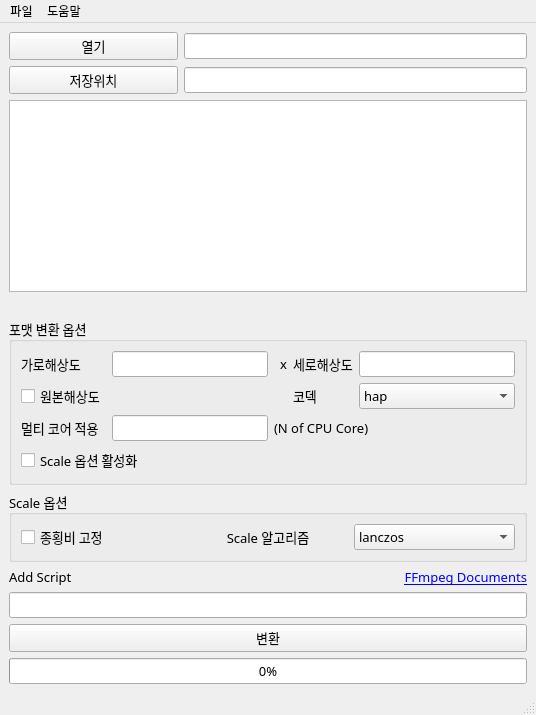
<?xml version="1.0" encoding="UTF-8"?>
<ui version="4.0">
 <class>MainWindow</class>
 <widget class="QMainWindow" name="MainWindow">
  <property name="geometry">
   <rect>
    <x>0</x>
    <y>0</y>
    <width>536</width>
    <height>606</height>
   </rect>
  </property>
  <property name="font">
   <font>
    <family>08서울남산체 M</family>
   </font>
  </property>
  <property name="windowTitle">
   <string>HAP 코덱변환기</string>
  </property>
  <property name="styleSheet">
   <string notr="true"/>
  </property>
  <widget class="QWidget" name="centralwidget">
   <layout class="QGridLayout" name="gridLayout_2">
    <item row="1" column="0">
     <widget class="QPushButton" name="pushButton">
      <property name="font">
       <font>
        <family>Yu Gothic</family>
        <pointsize>10</pointsize>
       </font>
      </property>
      <property name="text">
       <string>저장위치</string>
      </property>
     </widget>
    </item>
    <item row="3" column="0" colspan="3">
     <spacer name="horizontalSpacer">
      <property name="font">
       <font>
        <family>08서울남산체 M</family>
        <pointsize>10</pointsize>
       </font>
      </property>
      <property name="orientation">
       <enum>Qt::Horizontal</enum>
      </property>
      <property name="sizeHint" stdset="0">
       <size>
        <width>40</width>
        <height>20</height>
       </size>
      </property>
     </spacer>
    </item>
    <item row="4" column="0" colspan="3">
     <widget class="QGroupBox" name="groupBox_format">
      <property name="font">
       <font>
        <family>Yu Gothic</family>
        <pointsize>10</pointsize>
        <weight>50</weight>
        <bold>false</bold>
       </font>
      </property>
      <property name="title">
       <string>포맷 변환 옵션</string>
      </property>
      <layout class="QGridLayout" name="gridLayout">
       <item row="3" column="1">
        <widget class="QLineEdit" name="lineEdit">
         <property name="font">
          <font>
           <family>Yu Gothic</family>
           <pointsize>10</pointsize>
           <weight>50</weight>
           <bold>false</bold>
          </font>
         </property>
         <property name="toolTip">
          <string>&lt;html&gt;&lt;head/&gt;&lt;body&gt;&lt;p&gt;CPU 코어 갯수 보다 작게 입력하세요 (기본 : 4~6)&lt;/p&gt;&lt;p&gt;특정 재생하드웨어의 FFmpeg Player에 대한 최적화 옵션&lt;/p&gt;&lt;/body&gt;&lt;/html&gt;</string>
         </property>
         <property name="statusTip">
          <string/>
         </property>
        </widget>
       </item>
       <item row="0" column="4">
        <widget class="QLabel" name="lb_height">
         <property name="font">
          <font>
           <family>08서울남산체 B</family>
           <pointsize>10</pointsize>
           <weight>50</weight>
           <bold>false</bold>
          </font>
         </property>
         <property name="text">
          <string>세로해상도</string>
         </property>
        </widget>
       </item>
       <item row="3" column="0">
        <widget class="QLabel" name="label_4">
         <property name="font">
          <font>
           <family>Yu Gothic</family>
           <pointsize>10</pointsize>
           <weight>50</weight>
           <bold>false</bold>
          </font>
         </property>
         <property name="frameShape">
          <enum>QFrame::NoFrame</enum>
         </property>
         <property name="text">
          <string>멀티 코어 적용</string>
         </property>
        </widget>
       </item>
       <item row="2" column="5">
        <widget class="QComboBox" name="cbb_option">
         <property name="font">
          <font>
           <family>08서울남산체 B</family>
           <pointsize>10</pointsize>
           <weight>50</weight>
           <bold>false</bold>
          </font>
         </property>
         <property name="modelColumn">
          <number>0</number>
         </property>
         <item>
          <property name="text">
           <string>hap</string>
          </property>
         </item>
         <item>
          <property name="text">
           <string>hap_alpha</string>
          </property>
         </item>
         <item>
          <property name="text">
           <string>hap_q</string>
          </property>
         </item>
        </widget>
       </item>
       <item row="6" column="0" colspan="2">
        <widget class="QCheckBox" name="cb_scaleEnable">
         <property name="font">
          <font>
           <family>Yu Gothic</family>
           <pointsize>10</pointsize>
           <weight>50</weight>
           <bold>false</bold>
          </font>
         </property>
         <property name="toolTip">
          <string>스케일 변환할 해상도를 기입하고, 아래 Scale 옵션을 추가/선택하세요</string>
         </property>
         <property name="statusTip">
          <string/>
         </property>
         <property name="text">
          <string>Scale 옵션 활성화 </string>
         </property>
        </widget>
       </item>
       <item row="3" column="2" colspan="4">
        <widget class="QLabel" name="lb_cpunumber">
         <property name="font">
          <font>
           <family>Yu Gothic</family>
           <pointsize>10</pointsize>
           <weight>50</weight>
           <bold>false</bold>
          </font>
         </property>
         <property name="text">
          <string>(N of CPU Core)</string>
         </property>
         <property name="alignment">
          <set>Qt::AlignLeading|Qt::AlignLeft|Qt::AlignVCenter</set>
         </property>
        </widget>
       </item>
       <item row="0" column="0">
        <widget class="QLabel" name="lb_width">
         <property name="font">
          <font>
           <family>08서울남산체 B</family>
           <pointsize>10</pointsize>
           <weight>50</weight>
           <bold>false</bold>
          </font>
         </property>
         <property name="text">
          <string>가로해상도</string>
         </property>
        </widget>
       </item>
       <item row="0" column="5">
        <widget class="QLineEdit" name="le_height">
         <property name="font">
          <font>
           <family>08서울남산체 B</family>
           <pointsize>10</pointsize>
           <weight>50</weight>
           <bold>false</bold>
          </font>
         </property>
        </widget>
       </item>
       <item row="0" column="3">
        <widget class="QLabel" name="lb_giho">
         <property name="font">
          <font>
           <family>Yu Gothic</family>
           <pointsize>10</pointsize>
           <weight>50</weight>
           <bold>false</bold>
          </font>
         </property>
         <property name="text">
          <string>x</string>
         </property>
        </widget>
       </item>
       <item row="2" column="4">
        <widget class="QLabel" name="label">
         <property name="font">
          <font>
           <family>08서울남산체 B</family>
           <pointsize>10</pointsize>
           <weight>50</weight>
           <bold>false</bold>
          </font>
         </property>
         <property name="text">
          <string>코덱</string>
         </property>
        </widget>
       </item>
       <item row="0" column="1">
        <widget class="QLineEdit" name="le_width">
         <property name="font">
          <font>
           <family>08서울남산체 B</family>
           <pointsize>10</pointsize>
           <weight>50</weight>
           <bold>false</bold>
          </font>
         </property>
        </widget>
       </item>
       <item row="2" column="0">
        <widget class="QCheckBox" name="cb_originalRes">
         <property name="font">
          <font>
           <family>08서울남산체 B</family>
           <pointsize>10</pointsize>
           <weight>50</weight>
           <bold>false</bold>
          </font>
         </property>
         <property name="text">
          <string>원본해상도</string>
         </property>
        </widget>
       </item>
      </layout>
     </widget>
    </item>
    <item row="9" column="0" colspan="3">
     <widget class="QPushButton" name="bt_convert">
      <property name="font">
       <font>
        <family>08서울남산체 B</family>
        <pointsize>10</pointsize>
       </font>
      </property>
      <property name="toolTip">
       <string>변환시 다른 작업이 느려질 수 있습니다. 중지한 후에 시작하세요.</string>
      </property>
      <property name="statusTip">
       <string/>
      </property>
      <property name="text">
       <string>변환</string>
      </property>
     </widget>
    </item>
    <item row="2" column="0" colspan="3">
     <widget class="QTextEdit" name="txt_fileinfo">
      <property name="sizePolicy">
       <sizepolicy hsizetype="Expanding" vsizetype="Minimum">
        <horstretch>0</horstretch>
        <verstretch>0</verstretch>
       </sizepolicy>
      </property>
      <property name="font">
       <font>
        <family>08서울남산체 B</family>
        <pointsize>10</pointsize>
       </font>
      </property>
      <property name="toolTip">
       <string/>
      </property>
     </widget>
    </item>
    <item row="1" column="1" colspan="2">
     <widget class="QLineEdit" name="lineEdit_2">
      <property name="font">
       <font>
        <family>08서울남산체 M</family>
        <pointsize>10</pointsize>
       </font>
      </property>
     </widget>
    </item>
    <item row="0" column="1" colspan="2">
     <widget class="QLineEdit" name="le_filepath">
      <property name="font">
       <font>
        <family>08서울남산체 B</family>
        <pointsize>10</pointsize>
       </font>
      </property>
     </widget>
    </item>
    <item row="7" column="0">
     <widget class="QLabel" name="label_2">
      <property name="sizePolicy">
       <sizepolicy hsizetype="Minimum" vsizetype="Preferred">
        <horstretch>0</horstretch>
        <verstretch>0</verstretch>
       </sizepolicy>
      </property>
      <property name="font">
       <font>
        <family>08서울남산체 M</family>
        <pointsize>10</pointsize>
       </font>
      </property>
      <property name="text">
       <string>Add Script</string>
      </property>
     </widget>
    </item>
    <item row="6" column="0" colspan="3">
     <widget class="QGroupBox" name="groupBox_Scale">
      <property name="font">
       <font>
        <family>Yu Gothic</family>
        <pointsize>10</pointsize>
       </font>
      </property>
      <property name="title">
       <string>Scale 옵션</string>
      </property>
      <layout class="QGridLayout" name="gridLayout_3">
       <item row="0" column="2">
        <widget class="QComboBox" name="cbb_algorithm">
         <property name="font">
          <font>
           <family>Yu Gothic</family>
           <pointsize>10</pointsize>
          </font>
         </property>
         <property name="toolTip">
          <string>&lt;html&gt;&lt;head/&gt;&lt;body&gt;&lt;p&gt;FFmpeg Scaler 알고리즘&lt;/p&gt;&lt;p&gt;도움말 -&amp;gt; FFmpeg Documents를 참조하세요&lt;/p&gt;&lt;/body&gt;&lt;/html&gt;</string>
         </property>
         <property name="currentText">
          <string>lanczos</string>
         </property>
         <item>
          <property name="text">
           <string>lanczos</string>
          </property>
         </item>
         <item>
          <property name="text">
           <string>neighbor</string>
          </property>
         </item>
         <item>
          <property name="text">
           <string>experimental</string>
          </property>
         </item>
         <item>
          <property name="text">
           <string>area</string>
          </property>
         </item>
         <item>
          <property name="text">
           <string>spline</string>
          </property>
         </item>
         <item>
          <property name="text">
           <string>fast_bilinear</string>
          </property>
         </item>
         <item>
          <property name="text">
           <string>bilinear</string>
          </property>
         </item>
         <item>
          <property name="text">
           <string>bicubic</string>
          </property>
         </item>
         <item>
          <property name="text">
           <string>gauss</string>
          </property>
         </item>
         <item>
          <property name="text">
           <string>sinc</string>
          </property>
         </item>
         <item>
          <property name="text">
           <string>bicublin</string>
          </property>
         </item>
        </widget>
       </item>
       <item row="0" column="0">
        <widget class="QCheckBox" name="cb_aspertRatio">
         <property name="font">
          <font>
           <family>Yu Gothic</family>
           <pointsize>10</pointsize>
          </font>
         </property>
         <property name="toolTip">
          <string>&lt;html&gt;&lt;head/&gt;&lt;body&gt;&lt;p&gt;종횡비 고정을 체크하면, 가로해상도만 입력할 수 있으며 이는 너비를 비율에 따라 출력의 높이를 자동계산합니다. (**Hap 코덱은 너비와 높이의 크기가 4의배수이어야 함)&lt;/p&gt;&lt;/body&gt;&lt;/html&gt;</string>
         </property>
         <property name="text">
          <string>종횡비 고정</string>
         </property>
        </widget>
       </item>
       <item row="0" column="1">
        <widget class="QLabel" name="label_3">
         <property name="font">
          <font>
           <family>Yu Gothic</family>
           <pointsize>10</pointsize>
          </font>
         </property>
         <property name="text">
          <string>Scale 알고리즘</string>
         </property>
         <property name="alignment">
          <set>Qt::AlignCenter</set>
         </property>
        </widget>
       </item>
      </layout>
     </widget>
    </item>
    <item row="0" column="0">
     <widget class="QPushButton" name="bt_open">
      <property name="sizePolicy">
       <sizepolicy hsizetype="Minimum" vsizetype="Minimum">
        <horstretch>0</horstretch>
        <verstretch>0</verstretch>
       </sizepolicy>
      </property>
      <property name="font">
       <font>
        <family>Yu Gothic</family>
        <pointsize>10</pointsize>
       </font>
      </property>
      <property name="text">
       <string>열기</string>
      </property>
     </widget>
    </item>
    <item row="10" column="0" colspan="3">
     <widget class="QProgressBar" name="progress_bar">
      <property name="font">
       <font>
        <family>08서울남산체 B</family>
        <pointsize>10</pointsize>
       </font>
      </property>
      <property name="value">
       <number>0</number>
      </property>
      <property name="textVisible">
       <bool>true</bool>
      </property>
     </widget>
    </item>
    <item row="8" column="0" colspan="3">
     <widget class="QLineEdit" name="le_userScript">
      <property name="font">
       <font>
        <family>08SeoulNamsan</family>
        <pointsize>10</pointsize>
       </font>
      </property>
      <property name="toolTip">
       <string>추가 변환옵션을 적용</string>
      </property>
      <property name="clearButtonEnabled">
       <bool>false</bool>
      </property>
     </widget>
    </item>
    <item row="7" column="2">
     <widget class="QLabel" name="lb_link">
      <property name="font">
       <font>
        <family>08SeoulNamsan</family>
        <pointsize>10</pointsize>
        <underline>false</underline>
       </font>
      </property>
      <property name="text">
       <string>&lt;html&gt;&lt;head/&gt;&lt;body&gt;&lt;p&gt;&lt;a href=&quot;https://www.ffmpeg.org/documentation.html&quot;&gt;&lt;span style=&quot; text-decoration: underline; color:#0000ff;&quot;&gt;FFmpeg Documents&lt;/span&gt;&lt;/a&gt;&lt;/p&gt;&lt;/body&gt;&lt;/html&gt;</string>
      </property>
      <property name="alignment">
       <set>Qt::AlignRight|Qt::AlignTrailing|Qt::AlignVCenter</set>
      </property>
      <property name="openExternalLinks">
       <bool>true</bool>
      </property>
     </widget>
    </item>
   </layout>
  </widget>
  <widget class="QMenuBar" name="menubar">
   <property name="geometry">
    <rect>
     <x>0</x>
     <y>0</y>
     <width>536</width>
     <height>21</height>
    </rect>
   </property>
   <widget class="QMenu" name="menu">
    <property name="title">
     <string>도움말</string>
    </property>
    <addaction name="actionFFmpeg"/>
    <addaction name="action"/>
   </widget>
   <widget class="QMenu" name="menu_2">
    <property name="title">
     <string>파일</string>
    </property>
    <addaction name="actionImport"/>
    <addaction name="actionExport"/>
   </widget>
   <addaction name="menu_2"/>
   <addaction name="menu"/>
  </widget>
  <widget class="QStatusBar" name="statusbar"/>
  <action name="actionFFmpeg">
   <property name="text">
    <string>FFmpeg Documents</string>
   </property>
  </action>
  <action name="action">
   <property name="text">
    <string>사용문의</string>
   </property>
  </action>
  <action name="actionImport">
   <property name="text">
    <string>Import</string>
   </property>
  </action>
  <action name="actionExport">
   <property name="text">
    <string>Export</string>
   </property>
  </action>
 </widget>
 <tabstops>
  <tabstop>bt_open</tabstop>
  <tabstop>le_filepath</tabstop>
  <tabstop>txt_fileinfo</tabstop>
  <tabstop>le_height</tabstop>
  <tabstop>cb_originalRes</tabstop>
  <tabstop>cbb_option</tabstop>
  <tabstop>bt_convert</tabstop>
 </tabstops>
 <resources/>
 <connections>
  <connection>
   <sender>bt_open</sender>
   <signal>clicked()</signal>
   <receiver>MainWindow</receiver>
   <slot>slot_fileOpen()</slot>
   <hints>
    <hint type="sourcelabel">
     <x>43</x>
     <y>46</y>
    </hint>
    <hint type="destinationlabel">
     <x>36</x>
     <y>58</y>
    </hint>
   </hints>
  </connection>
  <connection>
   <sender>bt_convert</sender>
   <signal>clicked()</signal>
   <receiver>MainWindow</receiver>
   <slot>slot_fileConvert()</slot>
   <hints>
    <hint type="sourcelabel">
     <x>450</x>
     <y>549</y>
    </hint>
    <hint type="destinationlabel">
     <x>441</x>
     <y>275</y>
    </hint>
   </hints>
  </connection>
  <connection>
   <sender>cb_originalRes</sender>
   <signal>clicked()</signal>
   <receiver>MainWindow</receiver>
   <slot>slot_getCheck()</slot>
   <hints>
    <hint type="sourcelabel">
     <x>100</x>
     <y>339</y>
    </hint>
    <hint type="destinationlabel">
     <x>7</x>
     <y>385</y>
    </hint>
   </hints>
  </connection>
  <connection>
   <sender>cbb_option</sender>
   <signal>currentIndexChanged(int)</signal>
   <receiver>MainWindow</receiver>
   <slot>slot_getOpt()</slot>
   <hints>
    <hint type="sourcelabel">
     <x>516</x>
     <y>341</y>
    </hint>
    <hint type="destinationlabel">
     <x>497</x>
     <y>386</y>
    </hint>
   </hints>
  </connection>
  <connection>
   <sender>cb_scaleEnable</sender>
   <signal>clicked()</signal>
   <receiver>MainWindow</receiver>
   <slot>slot_scaleOptCheck()</slot>
   <hints>
    <hint type="sourcelabel">
     <x>100</x>
     <y>398</y>
    </hint>
    <hint type="destinationlabel">
     <x>4</x>
     <y>349</y>
    </hint>
   </hints>
  </connection>
  <connection>
   <sender>cb_aspertRatio</sender>
   <signal>clicked()</signal>
   <receiver>MainWindow</receiver>
   <slot>slot_fixedRatioCheck()</slot>
   <hints>
    <hint type="sourcelabel">
     <x>91</x>
     <y>463</y>
    </hint>
    <hint type="destinationlabel">
     <x>7</x>
     <y>452</y>
    </hint>
   </hints>
  </connection>
  <connection>
   <sender>cbb_algorithm</sender>
   <signal>currentIndexChanged(int)</signal>
   <receiver>MainWindow</receiver>
   <slot>slot_getAlgoOpt()</slot>
   <hints>
    <hint type="sourcelabel">
     <x>516</x>
     <y>464</y>
    </hint>
    <hint type="destinationlabel">
     <x>529</x>
     <y>452</y>
    </hint>
   </hints>
  </connection>
  <connection>
   <sender>pushButton</sender>
   <signal>clicked()</signal>
   <receiver>MainWindow</receiver>
   <slot>slot_fileSave()</slot>
   <hints>
    <hint type="sourcelabel">
     <x>119</x>
     <y>74</y>
    </hint>
    <hint type="destinationlabel">
     <x>3</x>
     <y>123</y>
    </hint>
   </hints>
  </connection>
 </connections>
 <slots>
  <slot>slot_fileOpen()</slot>
  <slot>slot_fileConvert()</slot>
  <slot>slot_getCheck()</slot>
  <slot>slot_getOpt()</slot>
  <slot>slot_scaleOptCheck()</slot>
  <slot>slot_fixedRatioCheck()</slot>
  <slot>slot_getAlgoOpt()</slot>
  <slot>slot_openLink()</slot>
  <slot>slot_fileSave()</slot>
 </slots>
</ui>
